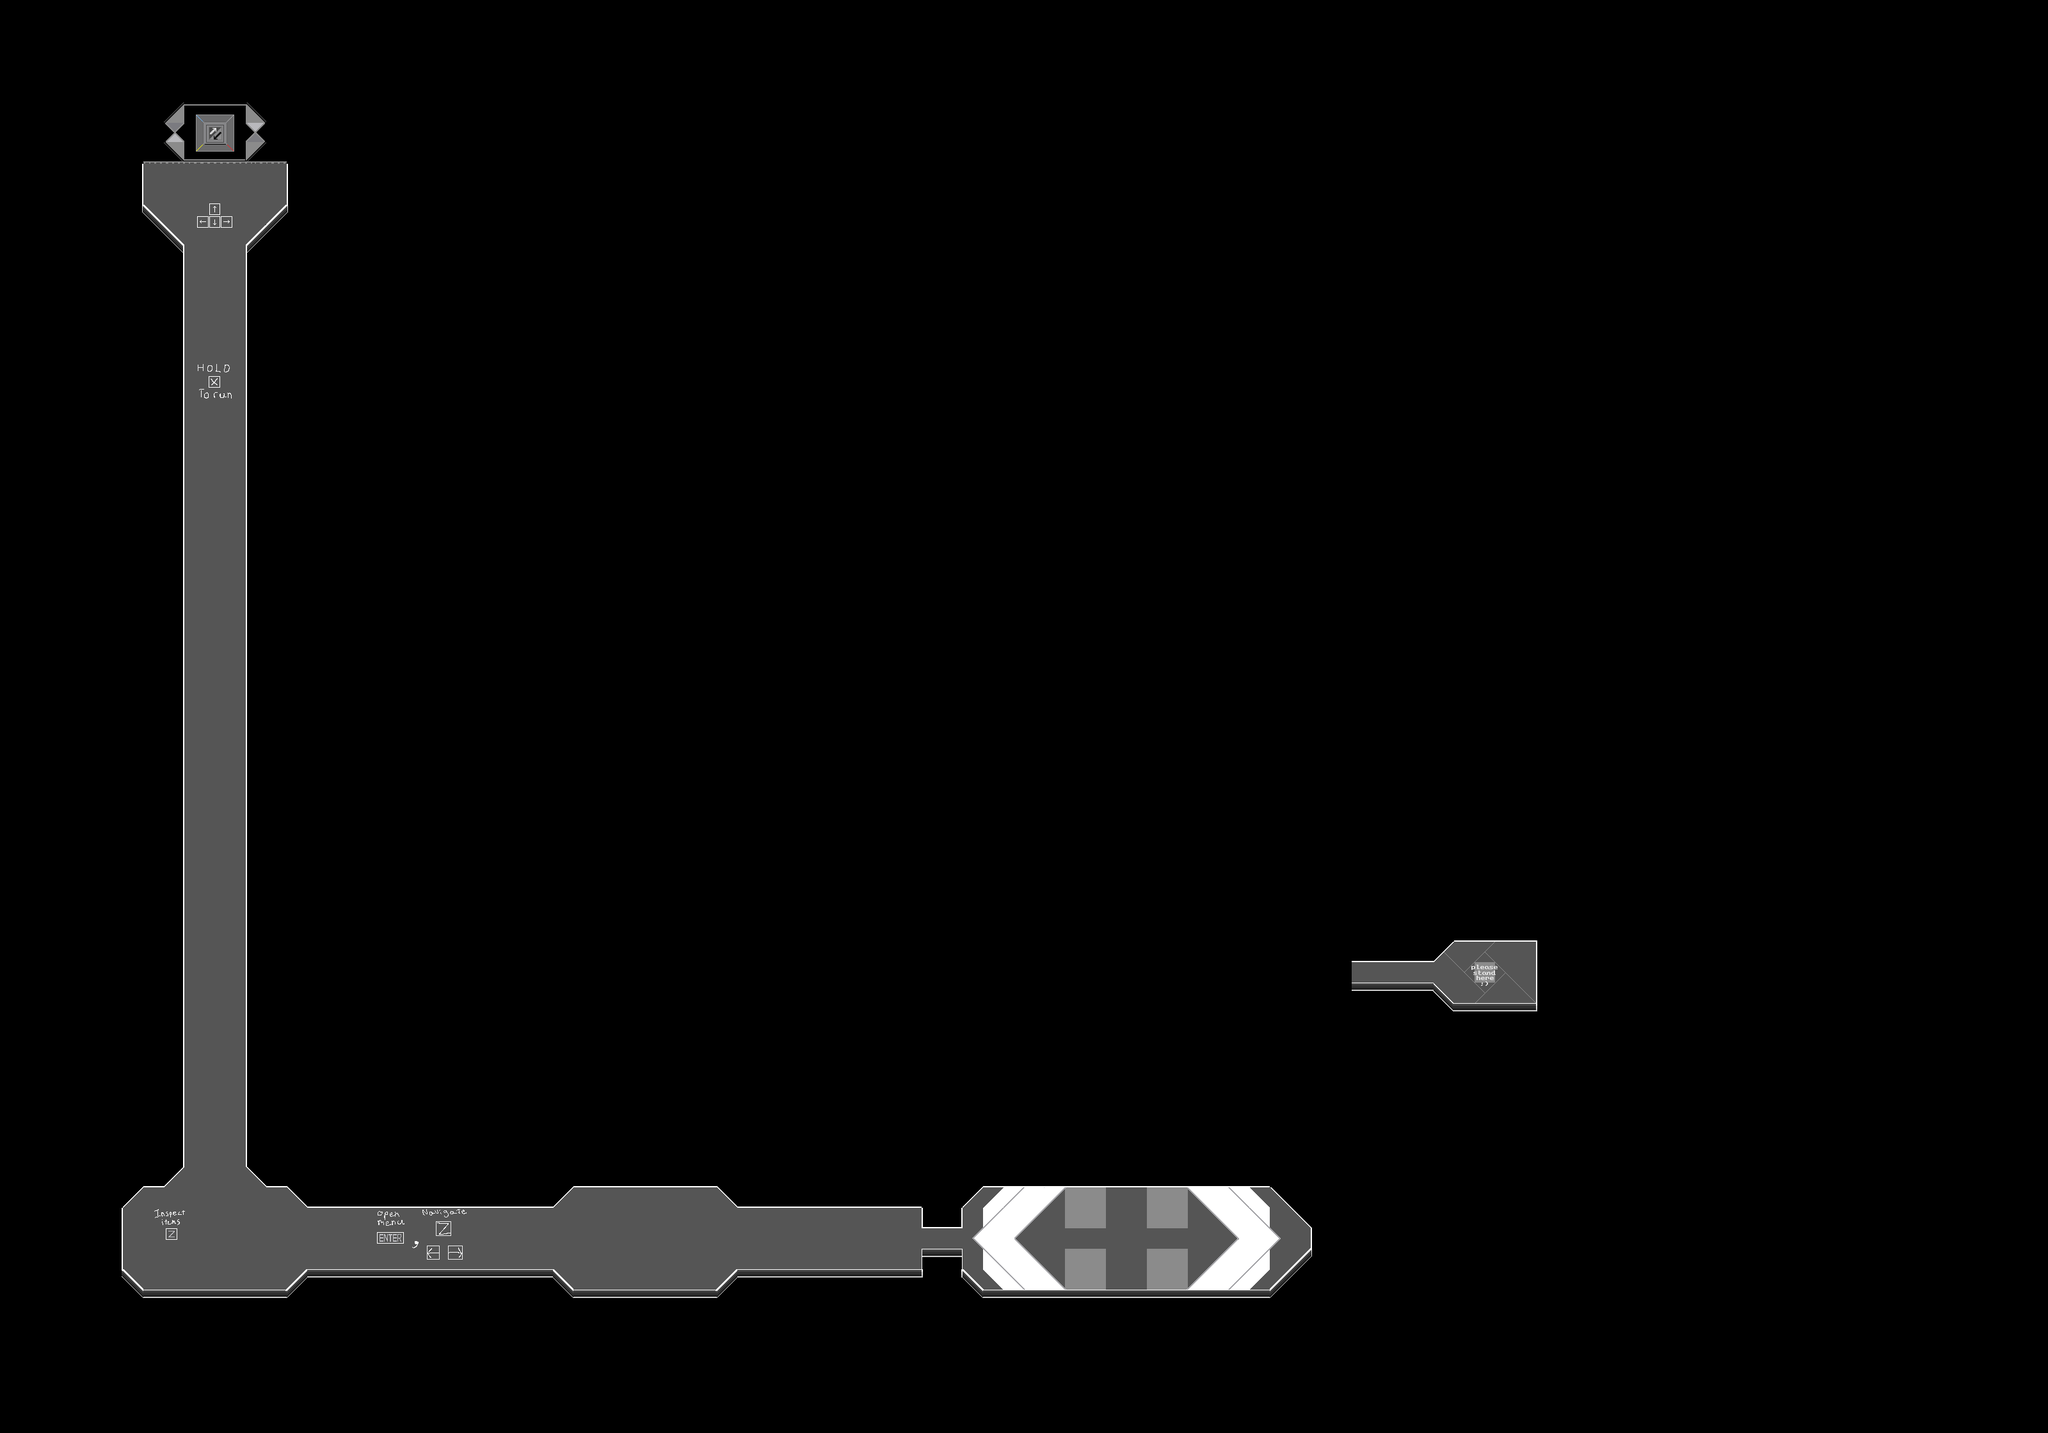

A level layout from a 2D game, rendered from its tile map. Below: a short description, then the map file with tile-grid data replaced by summaries:
An orthogonal 100x70 tile map with 32x32 px tiles, 2 tile layers (Tile Layer 2, Tile Layer 3), 1 hidden layer not drawn, 8 tilesets and 41 objects (13x block, 3x character, 3x trigger, 3x Blocker, 2x info, ...).

<map version="1.10" tiledversion="1.11.0" orientation="orthogonal" renderorder="right-down" width="100" height="70" tilewidth="32" tileheight="32" infinite="0" nextlayerid="8" nextobjectid="68">
 <tileset firstgid="1" name="place_of_decisions" tilewidth="32" tileheight="32" tilecount="1848" columns="21">
  <image source="place_of_decisions.png" width="672" height="2816" />
 </tileset>
 <tileset firstgid="1849" name="bettertiles" tilewidth="32" tileheight="32" tilecount="9" columns="3">
  <image source="bettertiles.png" width="96" height="96" />
 </tileset>
 <tileset firstgid="1858" name="firstplace" tilewidth="32" tileheight="32" tilecount="3250" columns="130">
  <image source="firstplace.png" width="4160" height="800" />
 </tileset>
 <tileset firstgid="5108" name="place_of_judgement" tilewidth="32" tileheight="32" tilecount="1200" columns="60">
  <image source="place_of_judgement.png" width="1920" height="640" />
  <tile id="54">
   <properties>
    <property name="" value="" />
   </properties>
  </tile>
  <tile id="114">
   <properties>
    <property name="cover" value="" />
   </properties>
  </tile>
  <tile id="370">
   <properties>
    <property name="hidden" value="" />
   </properties>
  </tile>
  <tile id="429">
   <properties>
    <property name="hidden" value="" />
   </properties>
  </tile>
  <tile id="529">
   <properties>
    <property name="hidden" value="" />
   </properties>
  </tile>
  <tile id="534">
   <properties>
    <property name="hidden" value="" />
   </properties>
  </tile>
  <tile id="535">
   <properties>
    <property name="hidden" value="" />
   </properties>
  </tile>
  <tile id="536">
   <properties>
    <property name="hidden" value="" />
   </properties>
  </tile>
  <tile id="537">
   <properties>
    <property name="hidden" value="" />
   </properties>
  </tile>
  <tile id="538">
   <properties>
    <property name="hidden" value="" />
   </properties>
  </tile>
  <tile id="588">
   <properties>
    <property name="hidden" value="" />
   </properties>
  </tile>
  <tile id="589">
   <properties>
    <property name="hidden" value="" />
   </properties>
  </tile>
  <tile id="590">
   <properties>
    <property name="hidden" value="" />
   </properties>
  </tile>
  <tile id="591">
   <properties>
    <property name="hidden" value="" />
   </properties>
  </tile>
  <tile id="592">
   <properties>
    <property name="hidden" value="" />
   </properties>
  </tile>
  <tile id="593">
   <properties>
    <property name="hidden" value="" />
   </properties>
  </tile>
  <tile id="594">
   <properties>
    <property name="hidden" value="" />
   </properties>
  </tile>
  <tile id="595">
   <properties>
    <property name="hidden" value="" />
   </properties>
  </tile>
  <tile id="596">
   <properties>
    <property name="hidden" value="" />
   </properties>
  </tile>
  <tile id="597">
   <properties>
    <property name="hidden" value="" />
   </properties>
  </tile>
  <tile id="598">
   <properties>
    <property name="hidden" value="" />
   </properties>
  </tile>
  <tile id="648">
   <properties>
    <property name="hidden" value="" />
   </properties>
  </tile>
  <tile id="649">
   <properties>
    <property name="hidden" value="" />
   </properties>
  </tile>
  <tile id="650">
   <properties>
    <property name="hidden" value="" />
   </properties>
  </tile>
  <tile id="651">
   <properties>
    <property name="hidden" value="" />
   </properties>
  </tile>
  <tile id="652">
   <properties>
    <property name="hidden" value="" />
   </properties>
  </tile>
  <tile id="653">
   <properties>
    <property name="hidden" value="" />
   </properties>
  </tile>
  <tile id="654">
   <properties>
    <property name="hidden" value="" />
   </properties>
  </tile>
  <tile id="655">
   <properties>
    <property name="hidden" value="" />
   </properties>
  </tile>
  <tile id="656">
   <properties>
    <property name="hidden" value="" />
   </properties>
  </tile>
  <tile id="657">
   <properties>
    <property name="hidden" value="" />
   </properties>
  </tile>
  <tile id="658">
   <properties>
    <property name="hidden" value="" />
   </properties>
  </tile>
  <tile id="708">
   <properties>
    <property name="hidden" value="" />
   </properties>
  </tile>
  <tile id="709">
   <properties>
    <property name="hidden" value="" />
   </properties>
  </tile>
  <tile id="710">
   <properties>
    <property name="hidden" value="" />
   </properties>
  </tile>
  <tile id="711">
   <properties>
    <property name="hidden" value="" />
   </properties>
  </tile>
  <tile id="712">
   <properties>
    <property name="hidden" value="" />
   </properties>
  </tile>
  <tile id="713">
   <properties>
    <property name="hidden" value="" />
   </properties>
  </tile>
  <tile id="714">
   <properties>
    <property name="hidden" value="" />
   </properties>
  </tile>
  <tile id="715">
   <properties>
    <property name="hidden" value="" />
   </properties>
  </tile>
  <tile id="716">
   <properties>
    <property name="hidden" value="" />
   </properties>
  </tile>
  <tile id="717">
   <properties>
    <property name="hidden" value="" />
   </properties>
  </tile>
  <tile id="718">
   <properties>
    <property name="hidden" value="" />
   </properties>
  </tile>
  <tile id="773">
   <properties>
    <property name="hidden" value="" />
   </properties>
  </tile>
  <tile id="774">
   <properties>
    <property name="hidden" value="" />
   </properties>
  </tile>
  <tile id="775">
   <properties>
    <property name="hidden" value="" />
   </properties>
  </tile>
  <tile id="776">
   <properties>
    <property name="hidden" value="" />
   </properties>
  </tile>
  <tile id="777">
   <properties>
    <property name="hidden" value="" />
   </properties>
  </tile>
  <tile id="778">
   <properties>
    <property name="hidden" value="" />
   </properties>
  </tile>
 </tileset>
 <tileset firstgid="6308" name="blocktile" tilewidth="32" tileheight="32" tilecount="1" columns="1">
  <image source="blocktile.png" width="32" height="32" />
  <tile id="0">
   <properties>
    <property name="block" value="" />
   </properties>
  </tile>
 </tileset>
 <tileset firstgid="6309" name="playerstart" tilewidth="32" tileheight="32" tilecount="1" columns="1">
  <image source="playerstart.png" width="32" height="32" />
  <tile id="0">
   <properties>
    <property name="orient" value="right" />
    <property name="playerstart" value="exactly what it says on the name area." />
   </properties>
  </tile>
 </tileset>
 <tileset firstgid="6310" name="firstplace" tilewidth="32" tileheight="32" tilecount="3250" columns="130">
  <image source="firstplace.png" width="4160" height="800" />
  <tile id="1535">
   <properties>
    <property name="image" value="ghostface2.png" />
    <property name="orient" value="left" />
    <property name="sprite1" value="" />
   </properties>
  </tile>
 </tileset>
 <tileset firstgid="9560" name="place_of_judgementtrue" tilewidth="32" tileheight="32" tilecount="7000" columns="100">
  <image source="place_of_judgementtrue.png" width="3200" height="2240" />
 </tileset>
 <layer id="5" name="Tile Layer 1" width="100" height="70" visible="0">
  <data>[7000 cells, 995 non-empty, 89 distinct tile ids]</data>
 </layer>
 <layer id="6" name="Tile Layer 2" width="100" height="70">
  <data>[7000 cells, 189 non-empty, 22 distinct tile ids]</data>
 </layer>
 <objectgroup id="3" name="Object Layer 1">
  <!-- 41 objects omitted --></objectgroup>
 <layer id="7" name="Tile Layer 3" width="100" height="70">
  <data>[7000 cells, 5890 non-empty, 5758 distinct tile ids]</data>
 </layer>
</map>
<!-- 41 of 41 objects omitted -->
